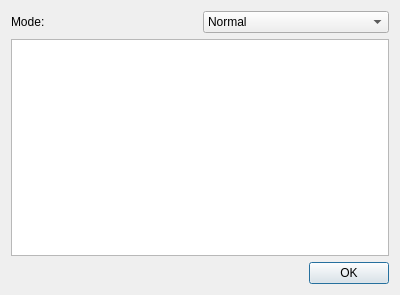
<?xml version="1.0" encoding="UTF-8"?>
<ui version="4.0">
 <class>ValidateWindow</class>
 <widget class="QDialog" name="ValidateWindow">
  <property name="geometry">
   <rect>
    <x>0</x>
    <y>0</y>
    <width>400</width>
    <height>295</height>
   </rect>
  </property>
  <property name="windowTitle">
   <string>Validate</string>
  </property>
  <layout class="QVBoxLayout" name="verticalLayout">
   <item>
    <layout class="QHBoxLayout" name="horizontalLayout">
     <item>
      <widget class="QLabel" name="label">
       <property name="text">
        <string>Mode:</string>
       </property>
      </widget>
     </item>
     <item>
      <widget class="QComboBox" name="mode_box">
       <item>
        <property name="text">
         <string>Normal</string>
        </property>
       </item>
       <item>
        <property name="text">
         <string>Relax</string>
        </property>
       </item>
       <item>
        <property name="text">
         <string>Strict</string>
        </property>
       </item>
      </widget>
     </item>
    </layout>
   </item>
   <item>
    <widget class="QPlainTextEdit" name="output_field">
     <property name="readOnly">
      <bool>true</bool>
     </property>
    </widget>
   </item>
   <item>
    <layout class="QHBoxLayout" name="horizontalLayout_2">
     <item>
      <spacer name="horizontalSpacer">
       <property name="orientation">
        <enum>Qt::Horizontal</enum>
       </property>
       <property name="sizeHint" stdset="0">
        <size>
         <width>40</width>
         <height>20</height>
        </size>
       </property>
      </spacer>
     </item>
     <item>
      <widget class="QPushButton" name="ok_button">
       <property name="text">
        <string>OK</string>
       </property>
      </widget>
     </item>
    </layout>
   </item>
  </layout>
 </widget>
 <resources/>
 <connections/>
</ui>
